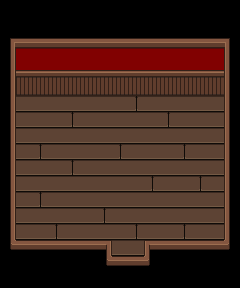

The image is a tile-based game level rendered from a .tmx file. Its description and source (layers, tilesets, objects; grid data summarised) follow:
An orthogonal 15x18 tile map with 16x16 px tiles, 3 tile layers (Base Layer, Ground Layer, Upper Layer), 2 tilesets and 1 object (Entrance).

<map version="1.5" tiledversion="1.6.0" orientation="orthogonal" renderorder="right-down" width="15" height="18" tilewidth="16" tileheight="16" infinite="0" nextlayerid="10" nextobjectid="16">
 <properties>
  <property name="Building" type="bool" value="true" />
  <property name="MapType" value="Town" />
 </properties>
 <tileset firstgid="1" name="tsWallsFloors" tilewidth="16" tileheight="16" tilecount="286" columns="22">
  <image source="../Tilesets/tsWalls_Floors.png" trans="ffffff" width="352" height="209" />
  <tile id="9">
   <properties>
    <property name="Impassable" type="bool" value="true" />
   </properties>
  </tile>
  <tile id="10">
   <properties>
    <property name="Impassable" type="bool" value="true" />
   </properties>
  </tile>
  <tile id="22">
   <properties>
    <property name="Impassable" type="bool" value="true" />
   </properties>
  </tile>
  <tile id="24">
   <properties>
    <property name="Impassable" type="bool" value="true" />
   </properties>
  </tile>
  <tile id="25">
   <properties>
    <property name="Impassable" type="bool" value="true" />
   </properties>
  </tile>
  <tile id="27">
   <properties>
    <property name="Impassable" type="bool" value="true" />
   </properties>
  </tile>
  <tile id="28">
   <properties>
    <property name="Impassable" type="bool" value="true" />
   </properties>
  </tile>
  <tile id="29">
   <properties>
    <property name="Impassable" type="bool" value="true" />
   </properties>
  </tile>
  <tile id="30">
   <properties>
    <property name="Impassable" type="bool" value="true" />
   </properties>
  </tile>
  <tile id="31">
   <properties>
    <property name="Impassable" type="bool" value="true" />
   </properties>
  </tile>
  <tile id="33">
   <properties>
    <property name="Impassable" type="bool" value="true" />
   </properties>
  </tile>
  <tile id="44">
   <properties>
    <property name="Impassable" type="bool" value="true" />
   </properties>
  </tile>
  <tile id="46">
   <properties>
    <property name="Impassable" type="bool" value="true" />
   </properties>
  </tile>
  <tile id="47">
   <properties>
    <property name="Impassable" type="bool" value="true" />
   </properties>
  </tile>
  <tile id="49">
   <properties>
    <property name="Impassable" type="bool" value="true" />
   </properties>
  </tile>
  <tile id="50">
   <properties>
    <property name="Impassable" type="bool" value="true" />
   </properties>
  </tile>
  <tile id="52">
   <properties>
    <property name="Impassable" type="bool" value="true" />
   </properties>
  </tile>
  <tile id="53">
   <properties>
    <property name="Impassable" type="bool" value="true" />
   </properties>
  </tile>
  <tile id="55">
   <properties>
    <property name="Impassable" type="bool" value="true" />
   </properties>
  </tile>
  <tile id="66">
   <properties>
    <property name="Impassable" type="bool" value="true" />
   </properties>
  </tile>
  <tile id="68">
   <properties>
    <property name="Impassable" type="bool" value="true" />
   </properties>
  </tile>
  <tile id="69">
   <properties>
    <property name="Impassable" type="bool" value="true" />
   </properties>
  </tile>
  <tile id="71">
   <properties>
    <property name="Impassable" type="bool" value="true" />
   </properties>
  </tile>
  <tile id="72">
   <properties>
    <property name="Impassable" type="bool" value="true" />
   </properties>
  </tile>
  <tile id="73">
   <properties>
    <property name="Impassable" type="bool" value="true" />
   </properties>
  </tile>
  <tile id="74">
   <properties>
    <property name="Impassable" type="bool" value="true" />
   </properties>
  </tile>
  <tile id="75">
   <properties>
    <property name="Impassable" type="bool" value="true" />
   </properties>
  </tile>
  <tile id="77">
   <properties>
    <property name="Impassable" type="bool" value="true" />
   </properties>
  </tile>
  <tile id="88">
   <properties>
    <property name="Impassable" type="bool" value="true" />
   </properties>
  </tile>
  <tile id="89">
   <properties>
    <property name="Impassable" type="bool" value="true" />
   </properties>
  </tile>
  <tile id="90">
   <properties>
    <property name="Impassable" type="bool" value="true" />
   </properties>
  </tile>
  <tile id="91">
   <properties>
    <property name="Impassable" type="bool" value="true" />
   </properties>
  </tile>
  <tile id="92">
   <properties>
    <property name="Impassable" type="bool" value="true" />
   </properties>
  </tile>
  <tile id="93">
   <properties>
    <property name="Impassable" type="bool" value="true" />
   </properties>
  </tile>
  <tile id="94">
   <properties>
    <property name="Impassable" type="bool" value="true" />
   </properties>
  </tile>
  <tile id="95">
   <properties>
    <property name="Impassable" type="bool" value="true" />
   </properties>
  </tile>
  <tile id="96">
   <properties>
    <property name="Impassable" type="bool" value="true" />
   </properties>
  </tile>
  <tile id="97">
   <properties>
    <property name="Impassable" type="bool" value="true" />
   </properties>
  </tile>
  <tile id="98">
   <properties>
    <property name="Impassable" type="bool" value="true" />
   </properties>
  </tile>
  <tile id="99">
   <properties>
    <property name="Impassable" type="bool" value="true" />
   </properties>
  </tile>
  <tile id="121">
   <properties>
    <property name="Impassable" type="bool" value="true" />
   </properties>
  </tile>
  <tile id="128">
   <properties>
    <property name="Impassable" type="bool" value="true" />
   </properties>
  </tile>
  <tile id="140">
   <properties>
    <property name="Impassable" type="bool" value="true" />
   </properties>
  </tile>
  <tile id="143">
   <properties>
    <property name="Impassable" type="bool" value="true" />
   </properties>
  </tile>
  <tile id="152">
   <properties>
    <property name="Impassable" type="bool" value="true" />
   </properties>
  </tile>
  <tile id="153">
   <properties>
    <property name="Impassable" type="bool" value="true" />
   </properties>
  </tile>
  <tile id="160">
   <properties>
    <property name="Impassable" type="bool" value="true" />
   </properties>
  </tile>
  <tile id="161">
   <properties>
    <property name="Impassable" type="bool" value="true" />
   </properties>
  </tile>
  <tile id="163">
   <properties>
    <property name="Impassable" type="bool" value="true" />
   </properties>
  </tile>
  <tile id="164">
   <properties>
    <property name="Impassable" type="bool" value="true" />
   </properties>
  </tile>
  <tile id="165">
   <properties>
    <property name="Impassable" type="bool" value="true" />
   </properties>
  </tile>
  <tile id="185">
   <properties>
    <property name="Impassable" type="bool" value="true" />
   </properties>
  </tile>
  <tile id="186">
   <properties>
    <property name="Impassable" type="bool" value="true" />
   </properties>
  </tile>
 </tileset>
 <tileset firstgid="287" source="../Tilesets/tsFurniture.tsx" />
 <layer id="6" name="Base Layer" width="15" height="18">
  <data>[270 cells, 270 non-empty, 4 distinct tile ids]</data>
 </layer>
 <layer id="7" name="Ground Layer" width="15" height="18">
  <data>[270 cells, 82 non-empty, 11 distinct tile ids]</data>
 </layer>
 <layer id="8" name="Upper Layer" width="15" height="18">
  <data>[270 cells, 13 non-empty, 3 distinct tile ids]</data>
 </layer>
 <objectgroup id="4" name="Travel Layer">
  <object id="1" name="Entrance" x="112" y="268.002" width="30.4042" height="4">
   <properties>
    <property name="EntranceDir" value="Up" />
    <property name="Map" value="mapTown" />
   </properties>
  </object>
 </objectgroup>
 <objectgroup id="9" name="MapObject" />
 <objectgroup id="5" name="Character Layer" />
</map>
